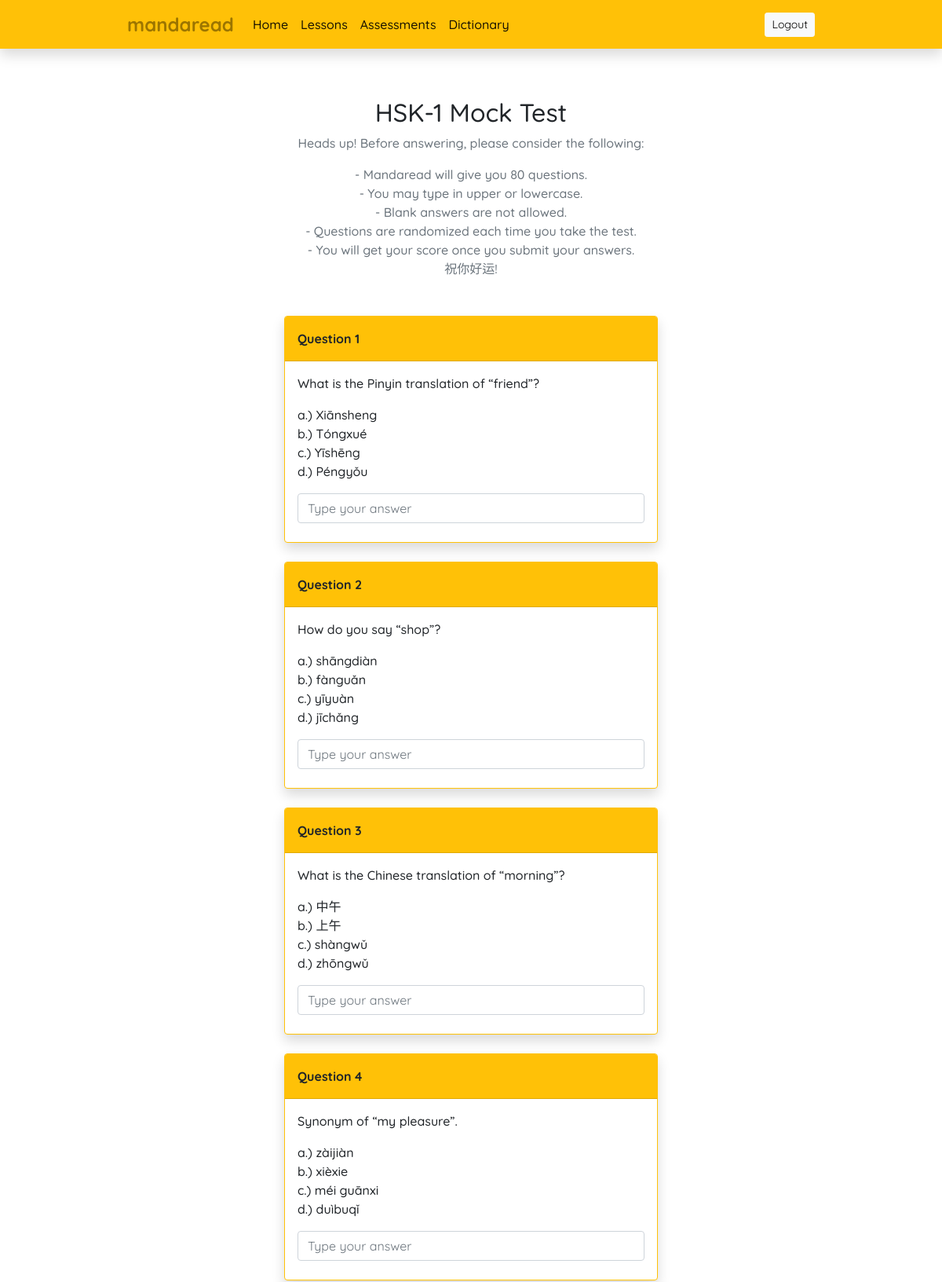
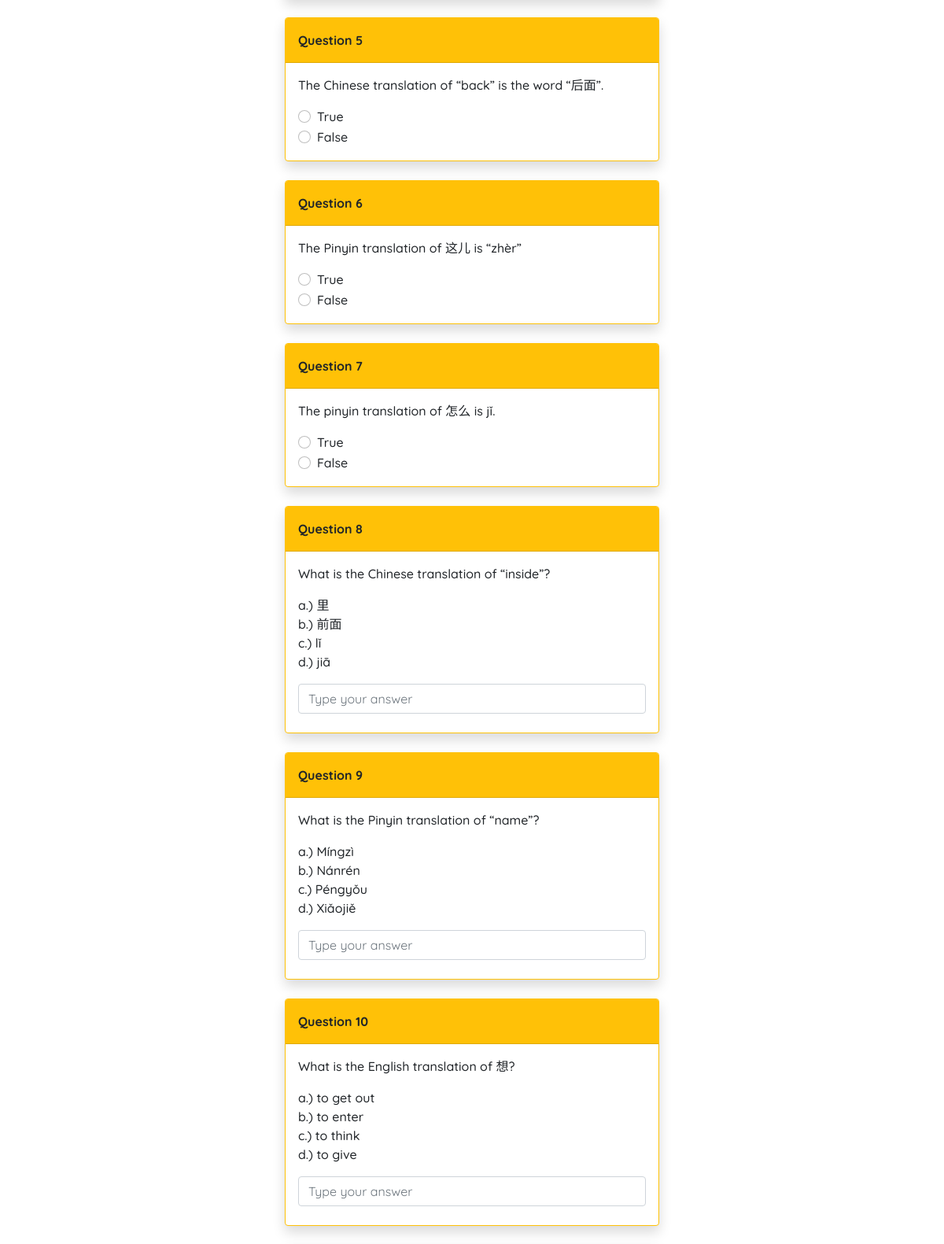
Page /lessons/mocktest/1 (upper part) on the committed database (2 pictures, top to bottom).
### lessonbank/models.py (models this page shows, shortened)
class LessonAssessment(models.Model):
    QUESTION_TYPE = (
        ('Multiple Choice', 'Multiple Choice'),
        ('Fill in the Blanks', 'Fill in the Blanks'),
        ('True or False', 'True or False')
    )
    question_type = models.CharField(max_length=100, default='Multiple Choice', choices=QUESTION_TYPE)
    question = models.CharField(max_length=500, null=False, blank=False)
    choices = models.TextField(null=True, blank=True)
    answer = models.CharField(max_length=255)
    appearances_in_tests = models.ManyToManyField(LessonBank)

### lessonbank/views.py (the view)
# urls.py: path('mocktest/<int:hsk>', views.MockTestView.as_view(), name = "mandaread-mocktest"),
class MockTestView(ListView):
    model = LessonAssessment
    template_name = 'lessonbank/mocktest.html'
    context_object_name = 'assessment_items'
    def get_context_data(self, **kwargs):
        context = super().get_context_data(**kwargs)
        context['hsk'] = self.kwargs['hsk']
        return context
    def get_queryset(self):
        hsk = self.kwargs['hsk'];
        if hsk == 1:
            questions = LessonAssessment.objects.filter(~Q(appearances_in_tests__hsk=2)).order_by('?')[:80]
        elif hsk == 2:
            questions = LessonAssessment.objects.all().order_by('?')[:80]
        return questions

### lessonbank/templates/lessonbank/mocktest.html (shortened to what this page needs)
{% extends 'mandaread/base.html' %}
{% load static %}
{% block content %}
    <div class="container col-12 col-md-8 col-lg-6 col-xl-5 mb-5 mt-4">
        {% if assessment_items %}
            <div class = "text-center mb-5">
                <h2>HSK-{{ hsk }} Mock Test</h2>
                <p class = "text-muted instructions">
                    Heads up! Before answering, please consider the following:
                </p>
                <p class = "text-muted instructions">
                    - Mandaread will give you 80 questions.<br/>
                    - You may type in upper or lowercase. <br />
                    - Blank answers are not allowed. <br />
                    - Questions are randomized each time you take the test. <br />
                    - You will get your score once you submit your answers. <br />
                    祝你好运!
                </p>
            </div>
        {% endif %}
        <form method="GET" class = "needs-validation" id = "assessment-form" data-toggle="validator" novalidate>
            {% for item in assessment_items %}
                <div class = "card rounded mb-4 border border-warning shadow">
                    <div class = "card-header py-3 bg-warning">
                        <b>Question {{ forloop.counter }}</b>
                    </div>
                    <div class="card-body">
                        <p>{{ item.question }}</p>
                        {% if item.choices %}
                            <p>{{ item.choices|linebreaksbr }}</p>
                        {% endif %}
                        <div>
                            {% if item.question_type == 'Multiple Choice' %}
                                <input type="text" id = {{ item.id }} class = "form-control mb-2 assessment-item type-mc" placeholder="Type your answer" maxlength="1" autocomplete = "off" required>
                            {% elif item.question_type == 'Fill in the Blanks' %}
                                <input type="text" id = {{ item.id }} class = "form-control mb-2 assessment-item type-fitb" placeholder="Type your answer" autocomplete = "off" required>
                            {% elif item.question_type == 'True or False' %}
                                <div class = "radio-group" id = {{ item.id }}>
                                    <div class="form-check">
                                        <input class="form-check-input" type="radio" name="{{ item.id }}" value="true" required>
                                        <label class="form-check-label">True</label>
                                    </div>
                                    <div class="form-check">
                                        <input class="form-check-input" type="radio" name="{{ item.id }}" value="false" required>
                                        <label class="form-check-label">False</label>
                                    </div>
                                </div>
                            {% endif %}
                        </div>
                    </div>
                </div>
            {% endfor %}
        </form>
    </div>
{% endblock %}

### mandaread/static/mandaread/style.css (style rules this page uses)
body { font-family: 'Quicksand', sans-serif; padding-top: 100px; font-weight: 500; }
.card, .btn-admin { z-index: 2; position: relative; }

### rows in the picture
LessonAssessment: question "What is the Pinyin translation of “friend”?", choices "a.) Xiānsheng b.) Tóngxué c.) Yīshēng d.) Péngyǒu"
LessonAssessment: question "How do you say “shop”?", choices "a.) shāngdiàn b.) fànguǎn c.) yīyuàn d.) jīchǎng"
LessonAssessment: question "What is the Chinese translation of “morning”?", choices "a.) 中午 b.) 上午 c.) shàngwǔ d.) zhōngwǔ"
LessonAssessment: question "Synonym of “my pleasure”.", choices "a.) zàijiàn b.) xièxie c.) méi guānxi d.) duìbuqǐ"
LessonAssessment: question "The Chinese translation of “back” is the word “后面”."
LessonAssessment: question "The Pinyin translation of 这儿 is “zhèr”"
LessonAssessment: question "The pinyin translation of 怎么 is jǐ."
LessonAssessment: question "What is the Chinese translation of “inside”?", choices "a.) 里 b.) 前面 c.) lǐ d.) jiā"
LessonAssessment: question "What is the Pinyin translation of “name”?", choices "a.) Míngzì b.) Nánrén c.) Péngyǒu d.) Xiǎojiě"
LessonAssessment: question "What is the English translation of 想?", choices "a.) to get out b.) to enter c.) to think d.) to give"

### other values in the picture
{{ hsk }} "1"
